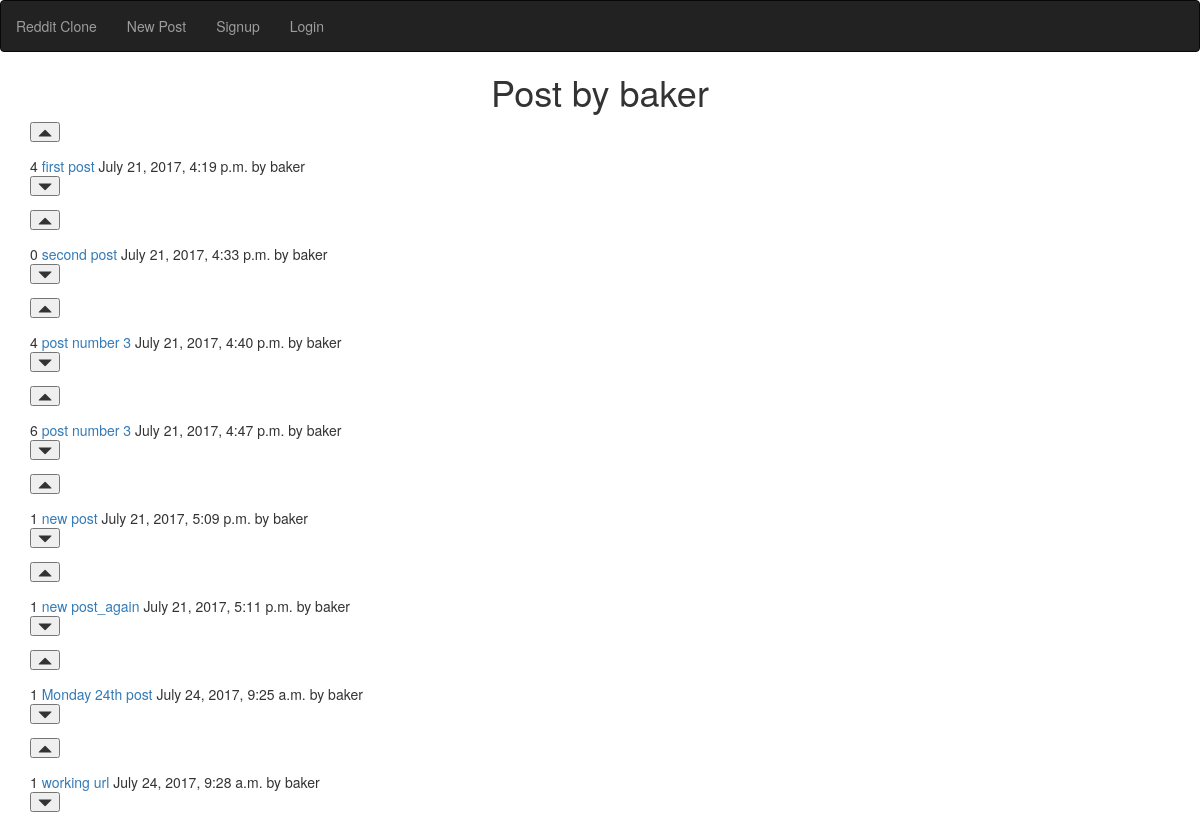
The app's page /posts/baker/, older data.
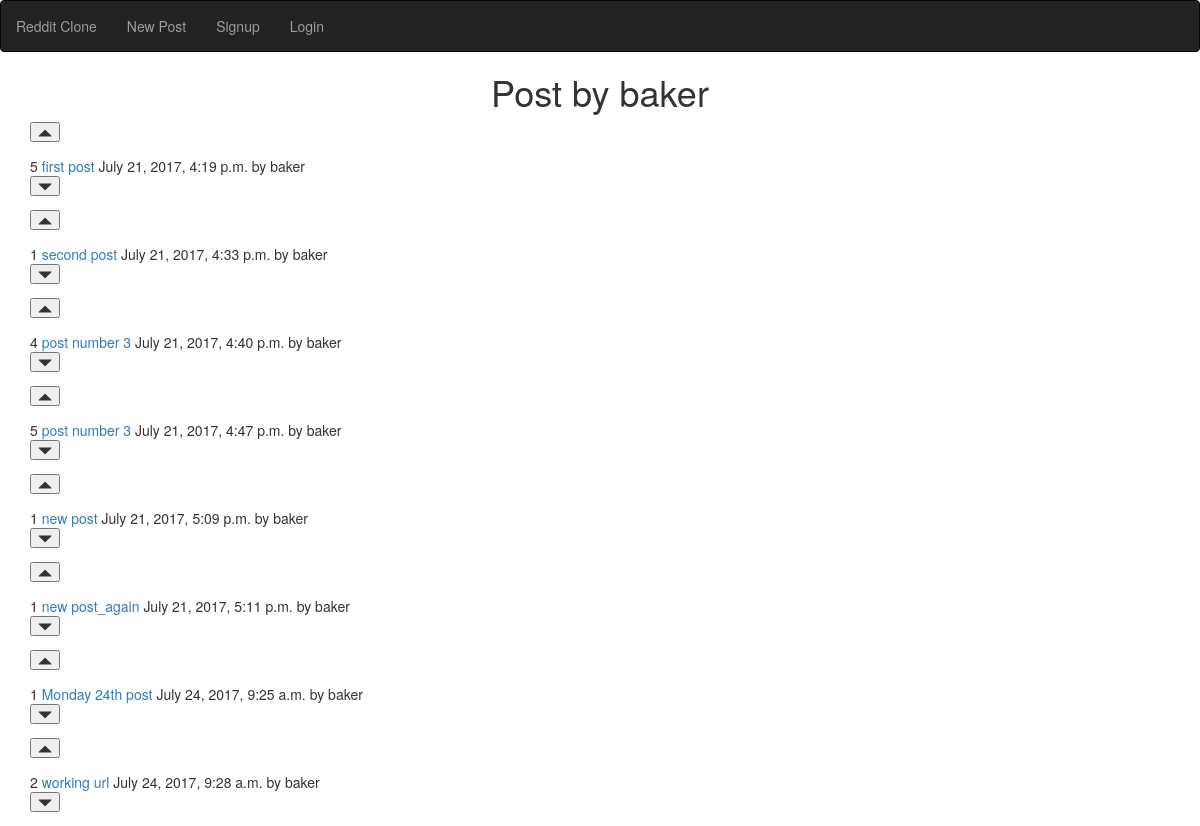
The same page, newer data.
### posts/models.py (models this page shows, shortened)
class Post(models.Model):
    title = models.CharField(max_length=250)
    url = models.TextField()
    pub_date = models.DateTimeField()
    author = models.ForeignKey(User)
    votes_total = models.IntegerField(default=1)

### posts/views.py (the view)
# urls.py: url(r'^(?P<author>[a-zA-Z]+)/', views.post, name='post'),
def post(request, author):
    user = User.objects.get(username=author)
    post = Post.objects.filter(author=user.id)
    return render(request, 'posts/post.html', {'post': post, 'author': author})

### posts/templates/posts/post.html (shortened to what this page needs)
{% extends 'base.html' %}
{% block content %}
<h1 class="text-center"> Post by {{author}}</h1>
<div class="container">
    {% for pst in post%}
<form action="{% url 'upvote' pst.id%} " method="POST">
      <button type="submit"><span class="glyphicon glyphicon-triangle-top" aria-hidden="true"></span>
</button>
</form>
{{pst.votes_total}}<a href={{pst.url}}> {{ pst.title}} </a>
{{pst.pub_date }} by {{pst.author }}<br>
<form action="{% url 'downvote' pst.id%}" method="POST">
      <button type="submit"><span class="glyphicon glyphicon-triangle-bottom" aria-hidden="true"></span></button>
</form>
{% endfor %}
</div>
{% endblock%}

Row changes from the older to the newer data that the page shows:
changed Post "first post": votes_total "4" → "5"
changed Post "second post": votes_total "0" → "1"
changed Post "July 21, 2017, 4:47 p.m.": votes_total "6" → "5"
changed Post "working url": votes_total "1" → "2"
